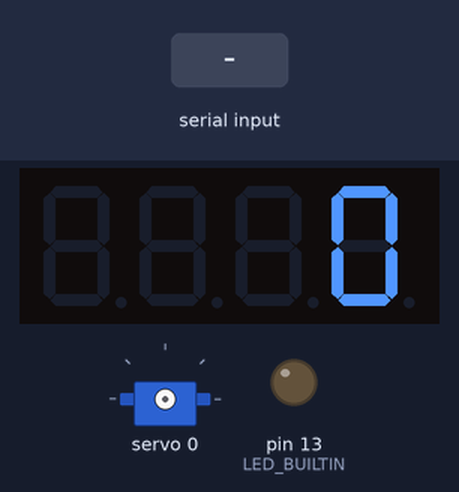
Recording of a sketch running on a simulated Arduino Uno, built with avr-gcc and run on an emulated ATmega328P. Parts: 4-digit seven-segment display, servo, output pins drawn as LEDs (lit = HIGH). Inputs (shaded band) come from the test bench.

Above: at 1.2 s.
1.3 s: "1" received over Serial
At 2.3 s:
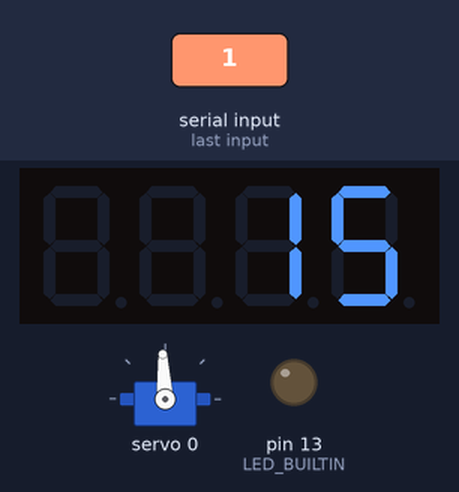
2.8 s: "0" received over Serial
At 3.4 s:
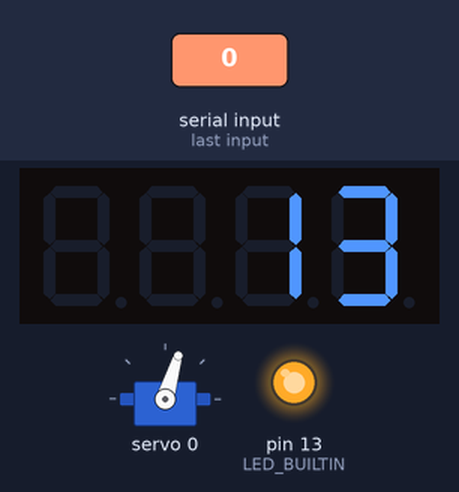
4.3 s: "2" received over Serial
At 4.6 s:
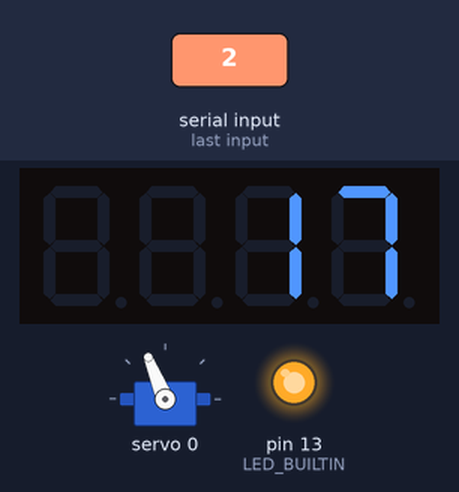
Timing chart, 0 to 7.3 s (numbered marks = the images above; inputs shaded):
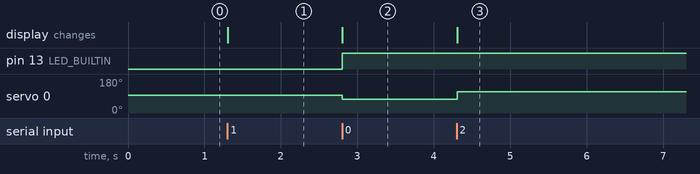

Measured:
- after the input at 1.3 s, the display: changes at once (image 1)
- after the input at 2.8 s, pin 13 (LED_BUILTIN): LOW → HIGH at once; servo 0: 93° → 73° at once; the display: changes at once (image 2)
- after the input at 4.3 s, servo 0: 73° → 112° at once; the display: changes at once (image 3)

The sketch:

serialTest.ino
```cpp
#include <Wire.h>
#include <Adafruit_GFX.h>
#include <Adafruit_LEDBackpack.h>
#include <Adafruit_PWMServoDriver.h>

Adafruit_7segment matrix = Adafruit_7segment(); //"matrix." commands control the 7 segment display.
Adafruit_PWMServoDriver pwm = Adafruit_PWMServoDriver(0x40, Wire); //"pwm." commands control the Servo driver.

#define REVERSE '0'
#define BRAKE '1'
#define FORWARD '2'

#define SERVO_FREQ 60 //necessary for the PWMServoDriver commands to work

int state; // for the basic control scheme switch statement.

void setup() {
Serial.begin(9600);

matrix.begin(0x70);
matrix.print(0,DEC);
matrix.writeDisplay();

pwm.begin();
pwm.setOscillatorFrequency(27000000);
pwm.setPWMFreq(SERVO_FREQ);

pinMode(LED_BUILTIN, OUTPUT);

}


void loop() {
/*pwm.writeMicroseconds(0,1500);
delay(5000);
pwm.writeMicroseconds(0,1700);
delay(5000); */

	if (Serial.available()) { //When the code gets the latest Serial input:
		int inChar = Serial.read();
		state = (char)inChar; //Run one of these states depending on what the code read from Serial.
			switch (state)
			{
				case REVERSE:
					matrix.print(13, DEC);
					matrix.writeDisplay();
					digitalWrite(LED_BUILTIN, HIGH);
					pwm.writeMicroseconds(0, 1300);
					break;

				case BRAKE:
					matrix.print(15, DEC);
					matrix.writeDisplay();
					digitalWrite(LED_BUILTIN, LOW);
					pwm.writeMicroseconds(0,1500);
					break;

				case FORWARD:
					matrix.print(17, DEC);
					matrix.writeDisplay();
					digitalWrite(LED_BUILTIN, HIGH);
					pwm.writeMicroseconds(0,1700);
					break;

			}
	}
}
```
